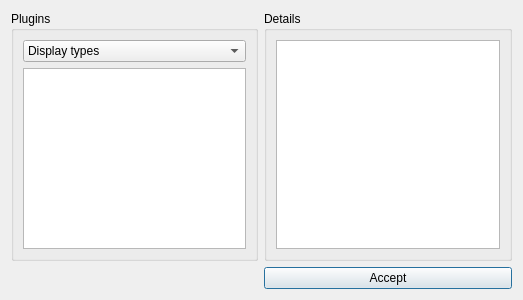
<ui version="4.0" >
 <class>PluginDialog</class>
 <widget class="QDialog" name="PluginDialog" >
  <property name="geometry" >
   <rect>
    <x>0</x>
    <y>0</y>
    <width>523</width>
    <height>300</height>
   </rect>
  </property>
  <property name="windowTitle" >
   <string>Plugin Manager</string>
  </property>
  <layout class="QGridLayout" >
   <item row="0" column="0" >
    <widget class="QGroupBox" name="groupBox" >
     <property name="title" >
      <string>Plugins</string>
     </property>
     <layout class="QGridLayout" >
      <item row="0" column="0" >
       <widget class="QComboBox" name="comboBox" >
        <item>
         <property name="text" >
          <string>Display types</string>
         </property>
        </item>
        <item>
         <property name="text" >
          <string>Tools</string>
         </property>
        </item>
        <item>
         <property name="text" >
          <string>Extensions</string>
         </property>
        </item>
        <item>
         <property name="text" >
          <string>Colors</string>
         </property>
        </item>
       </widget>
      </item>
      <item rowspan="2" row="1" column="0" >
       <widget class="Avogadro::PluginListView" name="listView" />
      </item>
     </layout>
    </widget>
   </item>
   <item row="0" column="1" >
    <widget class="QGroupBox" name="groupBox_2" >
     <property name="title" >
      <string>Details</string>
     </property>
     <layout class="QGridLayout" >
      <item row="0" column="0" >
       <widget class="QTextEdit" name="textEdit" >
        <property name="readOnly" >
         <bool>true</bool>
        </property>
       </widget>
      </item>
     </layout>
    </widget>
   </item>
   <item row="1" column="1" >
    <widget class="QPushButton" name="pushButton" >
     <property name="text" >
      <string>Accept</string>
     </property>
    </widget>
   </item>
  </layout>
 </widget>
 <customwidgets>
  <customwidget>
   <class>Avogadro::PluginListView</class>
   <extends>QListView</extends>
   <header>pluginlistview.h</header>
  </customwidget>
 </customwidgets>
 <resources/>
 <connections/>
</ui>
